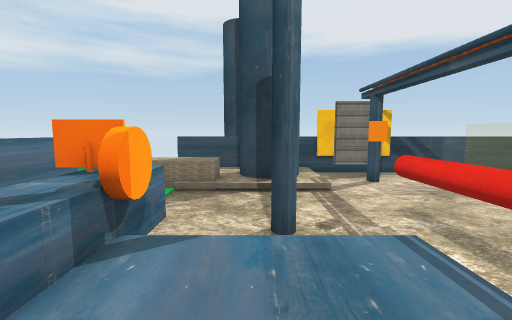
[1] (above)

23 first-person views from a walk through a Unity game level. The camera is 1.4 m above the floor, tilts 6° down and sees 90° across. The floor is counted in squares, 1 m on a side. Each view is taken from the middle of a square. On the plan, view 1 faces up. The plan holds only what a view shows up to about 13 squares ahead; the rest is blank. The place goes on beyond the plan. The player is left out. Some surface patterns are stand-ins.

[2]
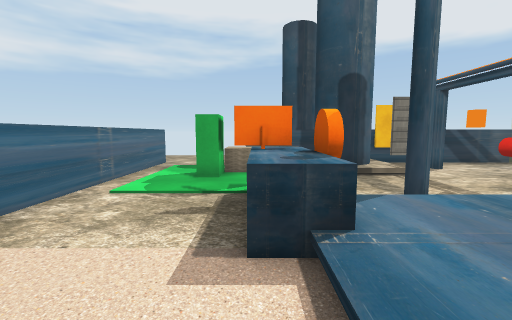

[3]
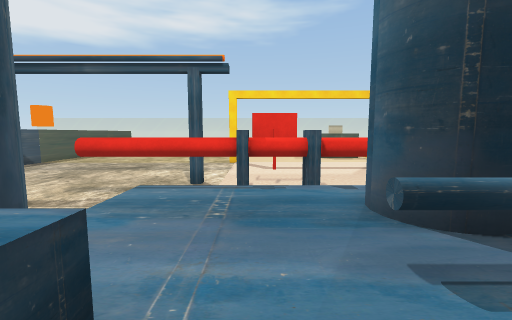

[4]
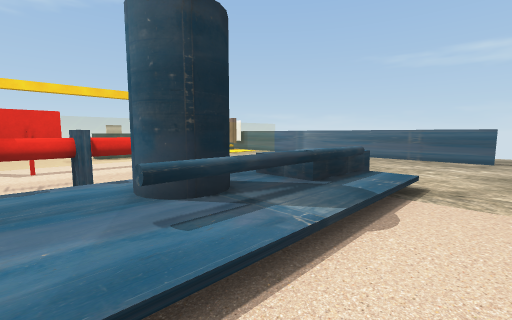

[5]
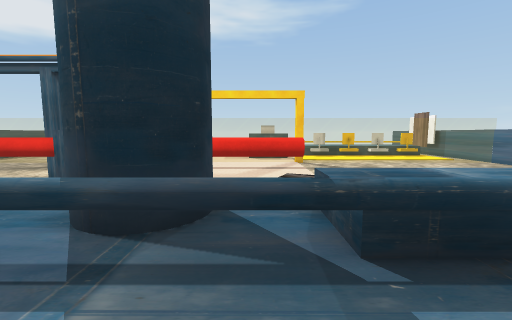

[6]
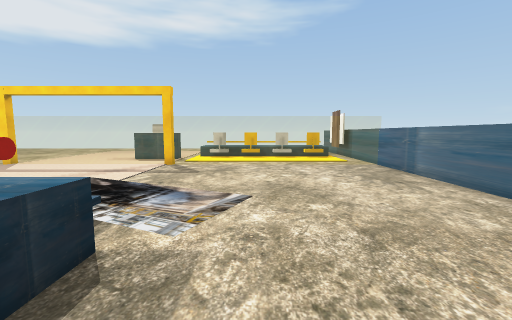

[7]
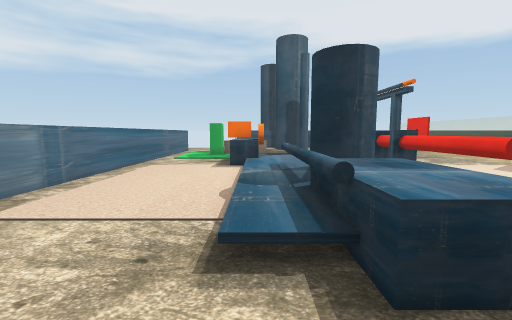

[8]
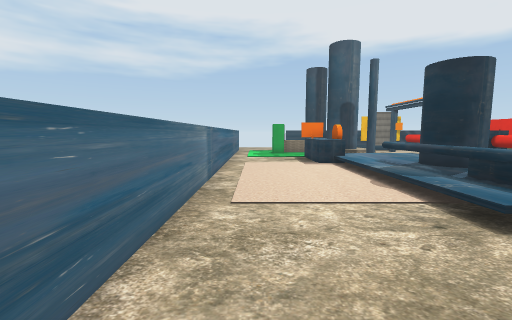

[9]
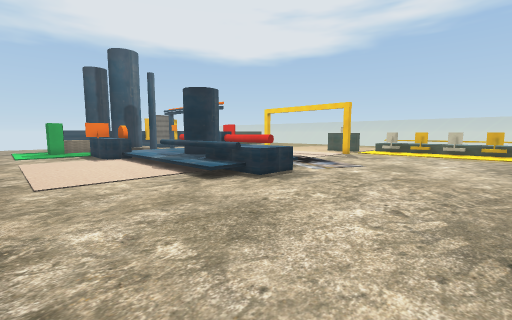

[10]
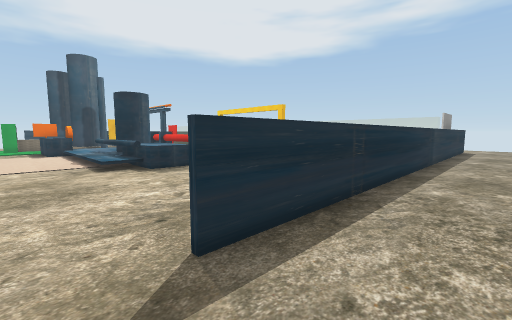

[11]
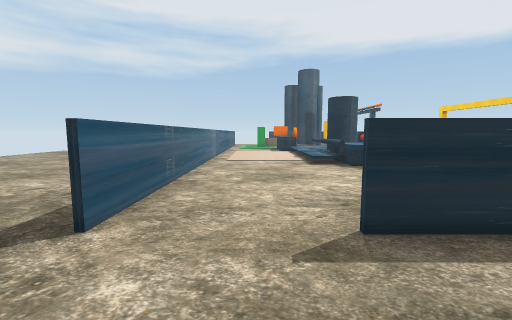

[12]
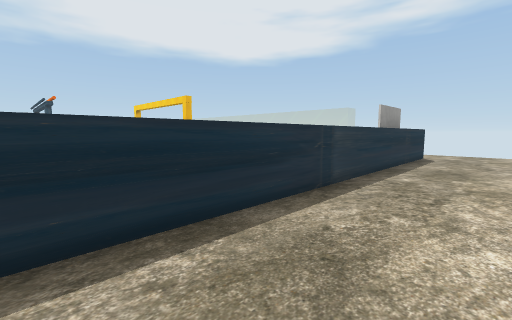

[13]
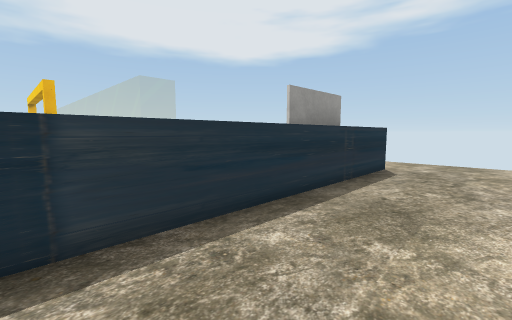

[14]
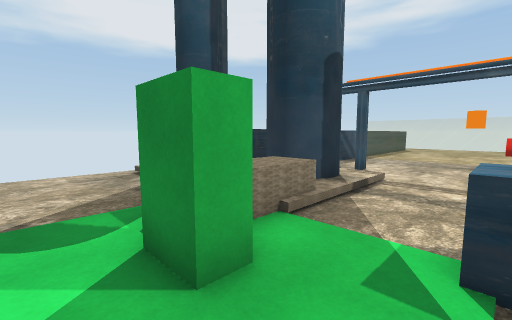

[15]
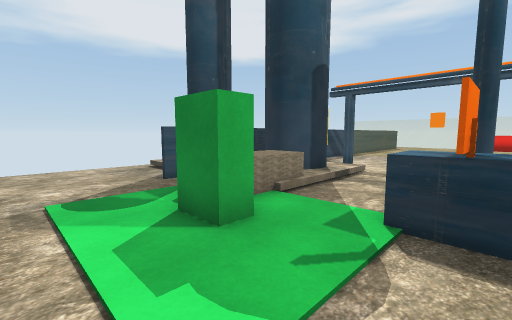

[16]
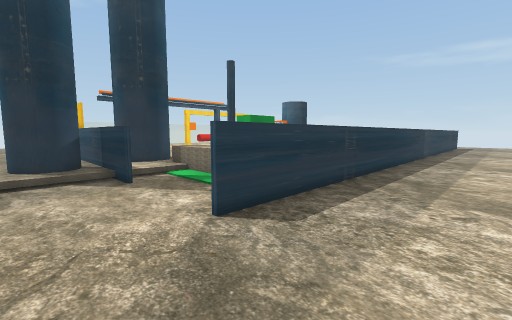

[17]
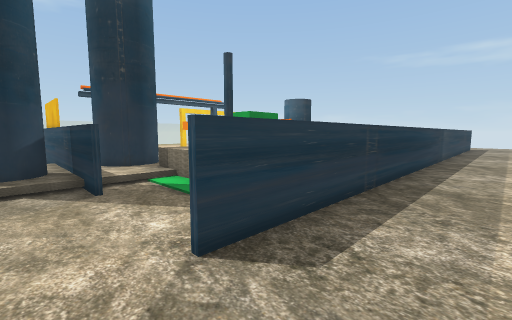

[18]
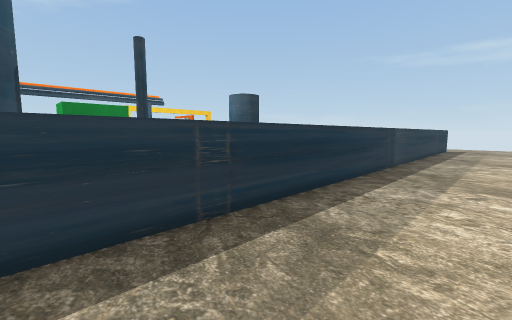

[19]
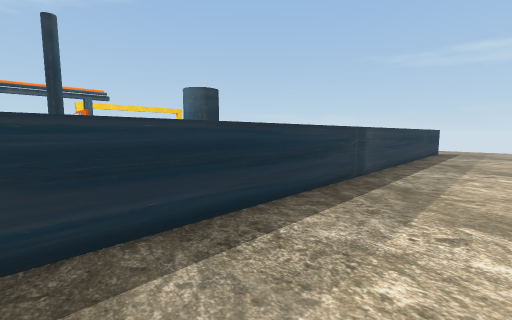

[20]
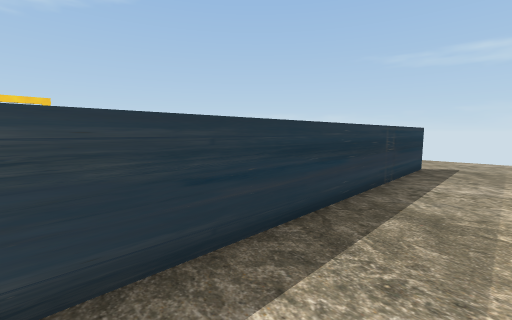

[21]
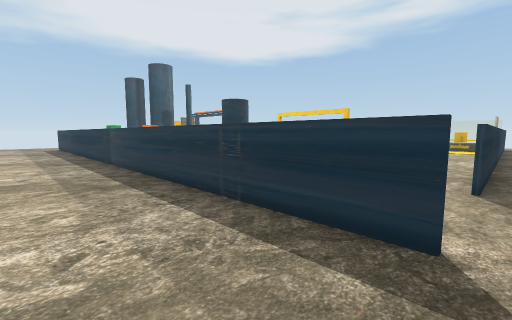

[22]
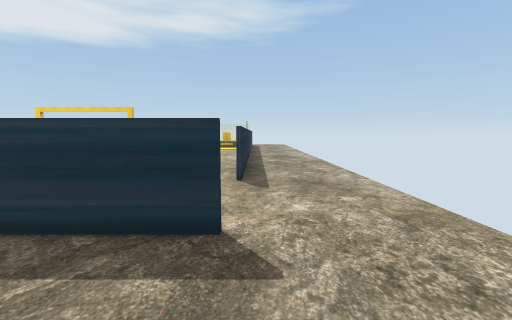

[23]
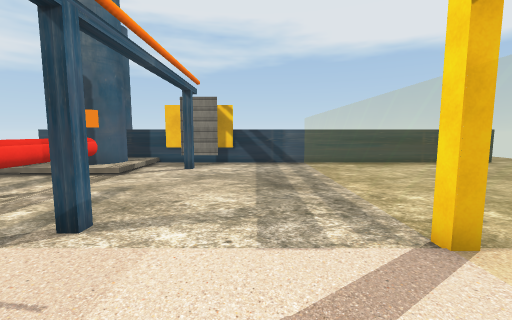

### Floor plan
Key: @ floor where view 1 was taken; # wall or solid block; x gap in a wall; . main floor; : floor 0.25 m higher than the main floor; + floor 0.75 m higher than the main floor; / step, stairs or slope; = window, fence, low wall or low ledge; ^ raised ledge; v drop or lower ground; T thing the floor can be seen under or through; O other object.
Columns run from 11 left of view 1 to 21 right of it. Each row starts with its distance up from view 1.
 15     ...../
 14 . .......:#
 13  ........:#
 12 .........=##::
 11 ...#....#=:##=######==########
 10 ...#.....::##:......==........
  9 ...#...^^^###:.#....==.......
  8 ...#..OO^^=:::......==......
  7 ...#..OO............==.....
  6 ...#..........O.....==....
  5 ...#....O^....T.....==...
  4 ...#....OO.#..T.....==..
  3 ...#....^O:::/=.....= .
  2 ...#....^^:::/=.....==.
  1 ...#.....::::/=O....==...
  0 ...#.....:=@:/=O....==...
 -1 ...#.....:=##/=.....==..
 -2 ...#.....:=## =.....==.
 -3 ...#.....:=:: = ....==.
 -4 ...#.....:v// # ....==.
 -5 ...#.....:v+/  .....==.
 -6 ...#.....:x+//......==.
 -7 ...#.......+=.......==.
 -8 ...#................==.
 -9 ...#................==.
-10 ...#................==.
-11 ...#................==.
-12 ...#................==.
-13 ...#................==.
-14  ..#...............#==.####    ..
-15 ........############.###..####...
-16  ................................
-17  ................................
-18  ............. ..................

Positions as (right, up) in squares from view 1, and headings:
1: (0, 0), facing up
2: (-3, -1), facing up
3: (-3, 1), facing right
4: (-4, 1), facing down-right
5: (-3, -3), facing right
6: (-2, -9), facing right
7: (-2, -9), facing up
8: (-6, -10), facing up
9: (-7, -13), facing up-right
10: (-5, -17), facing up-right
11: (-5, -18), facing up
12: (2, -18), facing up-right
13: (8, -18), facing up-right
14: (-6, 5), facing up-right
15: (-7, 4), facing up-right
16: (-11, 14), facing down-right
17: (-10, 13), facing down-right
18: (-11, 9), facing down-right
19: (-11, 6), facing down-right
20: (-10, -3), facing down-right
21: (-11, -15), facing up-right
22: (-11, -15), facing right
23: (7, -1), facing up
